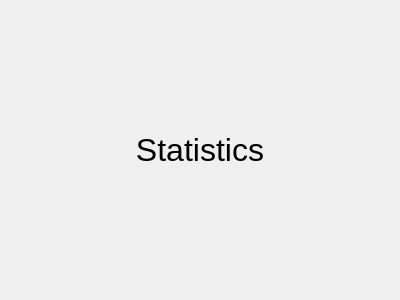
<?xml version="1.0" encoding="UTF-8"?>
<ui version="4.0">
 <class>Form</class>
 <widget class="QWidget" name="Form">
  <property name="geometry">
   <rect>
    <x>0</x>
    <y>0</y>
    <width>400</width>
    <height>300</height>
   </rect>
  </property>
  <property name="windowTitle">
   <string>Form</string>
  </property>
  <layout class="QVBoxLayout" name="verticalLayout">
   <item>
    <widget class="QLabel" name="label">
     <property name="font">
      <font>
       <pointsize>24</pointsize>
      </font>
     </property>
     <property name="text">
      <string>Statistics</string>
     </property>
     <property name="alignment">
      <set>Qt::AlignCenter</set>
     </property>
    </widget>
   </item>
  </layout>
 </widget>
 <resources/>
 <connections/>
</ui>
